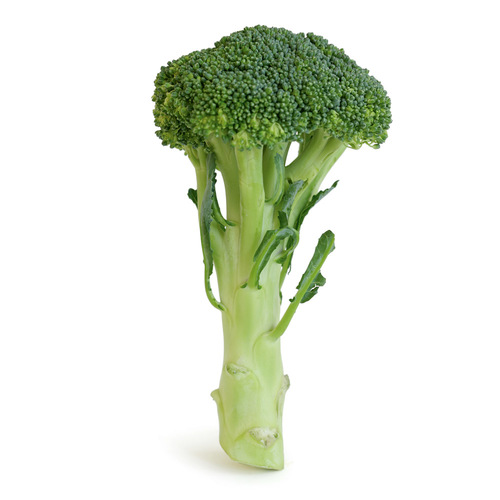
#> input picture BrocolliSkinnyWhiteBG.jpg, 500 x 500 px, found by its file name
$ python ExtremeEdgesDetection.py   (older library calls are emulated)
#> lines starting #> are read from the running program, lines starting #| are printed output that depends on the picture; after the words box and inside, x2 and y2 are one past the last pixel; in counts of white or black regions, pixels touching at a corner belong together
# import the necessary packages
import imutils
import cv2

# load the image, convert it to grayscale, and blur it slightly
image = cv2.imread("C:\\Users\\dabes\\Desktop\\FitTrex\\BrocolliSkinnyWhiteBG.jpg")
#> image is the input picture: shape (500, 500, 3); mean B, G, R 218.5, 231.9, 226.3
gray = cv2.cvtColor(image, cv2.COLOR_BGR2GRAY)
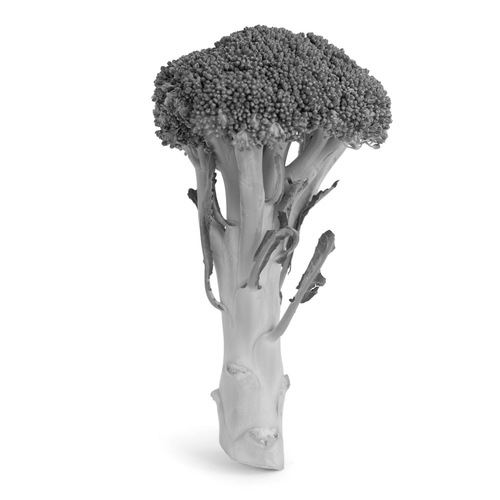
#> gray: shape (500, 500); min 1, max 255, mean 228.7
gray = cv2.GaussianBlur(gray, (5, 5), 0)

# threshold the image, then perform a series of erosions +
# dilations to remove any small regions of noise
thresh = cv2.threshold(gray, 205, 244, cv2.THRESH_BINARY)[1]
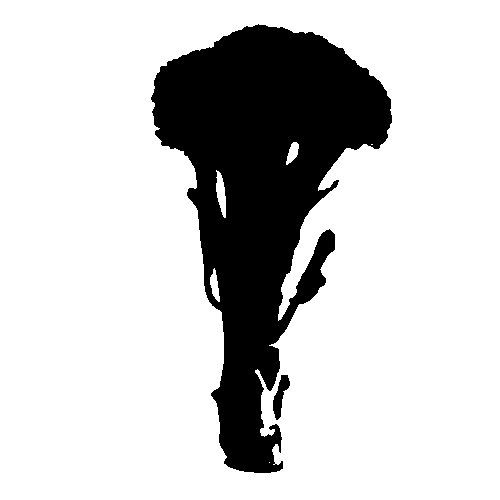
#> thresh: shape (500, 500); values 0 (black) and 244 (white), 79.7% white; 2 black regions, box (x1, y1, x2, y2) and area: (151, 24, 392, 473) 50487, (273, 375, 290, 420) 365
thresh = cv2.erode(thresh, None, iterations=2)
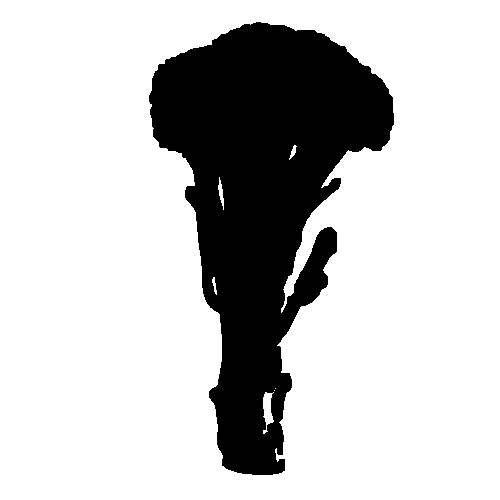
#> thresh: shape (500, 500); values 0 (black) and 244 (white), 77.7% white; 1 black region, box (x1, y1, x2, y2) and area: (149, 22, 394, 475) 55699
thresh = cv2.dilate(thresh, None, iterations=2)
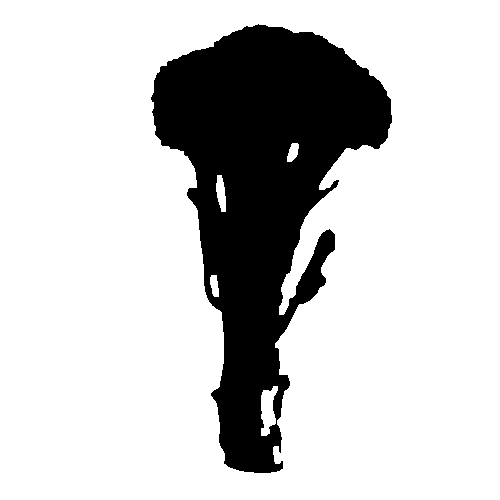
#> thresh: shape (500, 500); values 0 (black) and 244 (white), 79.5% white; 1 black region

# find contours in thresholded image, then grab the largest
# one
cnts = cv2.findContours(thresh.copy(), cv2.RETR_EXTERNAL,
	cv2.CHAIN_APPROX_SIMPLE)
#> cnts = 1 contour; box (x1, y1, x2, y2) and area: (0, 0, 500, 500) 249001
print (len(cnts[0]))
#| 1
#> (the run stopped early here; a loop or call above may not have finished)

$ run again, with broccoli3.jpg copied over BrocolliSkinnyWhiteBG.jpg
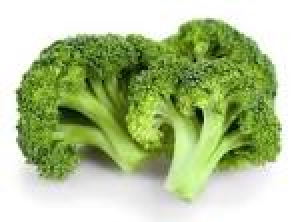
#> input picture broccoli3.jpg, 149 x 111 px, found by its file name (shown 2 times larger)
#> image is the input picture: shape (111, 149, 3); mean B, G, R 147, 195.4, 177.9
#> `gray = cv2.GaussianBlur(gray, (5, 5), 0)`:
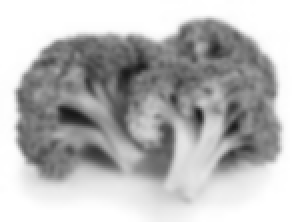
#> gray: shape (111, 149) (shown 2 times larger); min 24, max 255, mean 184.7
#> `thresh = cv2.dilate(thresh, None, iterations=2)`:
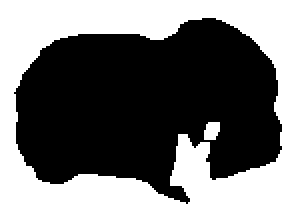
#> thresh: shape (111, 149) (shown 2 times larger); values 0 (black) and 244 (white), 47.2% white; 2 white regions
#> cnts = 1 contour; box (x1, y1, x2, y2) and area: (0, 0, 149, 111) 16280
#| 1
